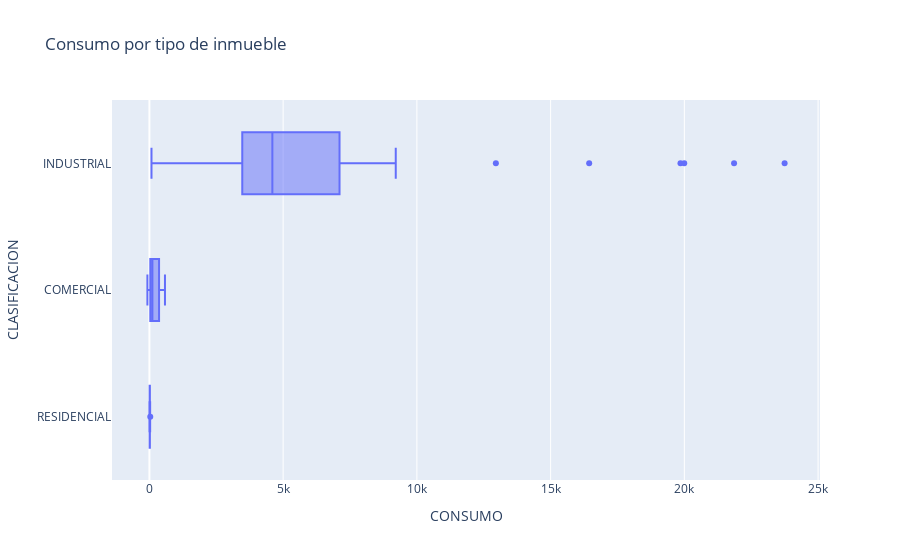

Here is the notebook cell this chart was saved with:
### Markdown cell above
##### CONSUMO VS CLASIFICACIÓN

### Code cell
fig = px.box(df, x="CONSUMO", y="CLASIFICACION",orientation="h", title="Consumo por tipo de inmueble")
fig.show()

### Figure 1 — Plotly figure (JSON) as saved in the notebook; plotly's stock layout.template omitted (floating-point values rounded to 4 significant figures; data arrays with more than 128 entries replaced by an {"elided": "..."} marker saying what was removed)
{"data": [{"alignmentgroup": "True", "hovertemplate": "CONSUMO=%{x}<br>CLASIFICACION=%{y}<extra></extra>", "legendgroup": "", "marker": {"color": "#636efa"}, "name": "", "notched": false, "offsetgroup": "", "orientation": "h", "showlegend": false, "type": "box", "x": {"elided": "312 int values"}, "x0": " ", "xaxis": "x", "y": {"elided": "312 str values"}, "y0": " ", "yaxis": "y"}], "layout": {"boxmode": "group", "legend": {"tracegroupgap": 0}, "title": {"text": "Consumo por tipo de inmueble"}, "xaxis": {"anchor": "y", "domain": [0, 1], "title": {"text": "CONSUMO"}}, "yaxis": {"anchor": "x", "domain": [0, 1], "title": {"text": "CLASIFICACION"}}}}
